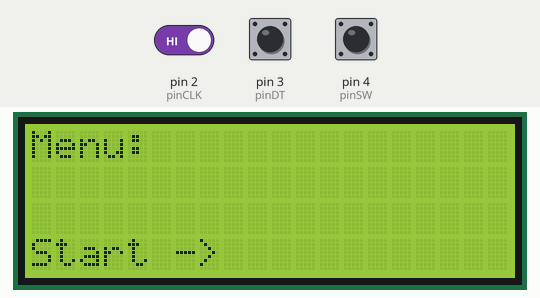
Simulated run of this sketch. Board: Arduino Uno, built with avr-gcc and run on an emulated ATmega328P. Shown: 20×4 character LCD. Inputs (shaded band) come from the test bench; at power-on: pin 2 (pinCLK) HIGH, pin 4 (pinSW) HIGH, pin 3 (pinDT) HIGH.

Above: at 1.8 s.
1.9 s: pin 2 (pinCLK) driven LOW
At 2.7 s:
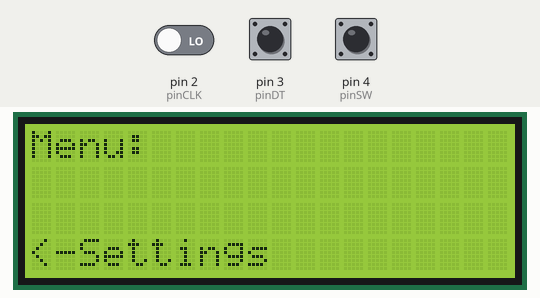
3.4 s: pin 4 (pinSW) pulled LOW for 0.15 s
At 4.6 s:
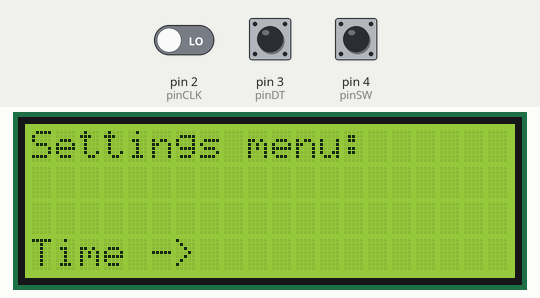
5.0 s: pin 4 (pinSW) pulled LOW for 1 s
At 6.4 s:
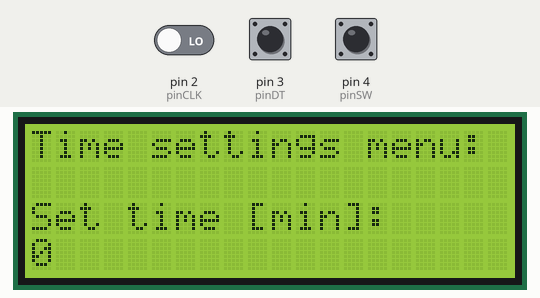
7.5 s: pin 4 (pinSW) pulled LOW for 3.2 s
At 7.8 s:
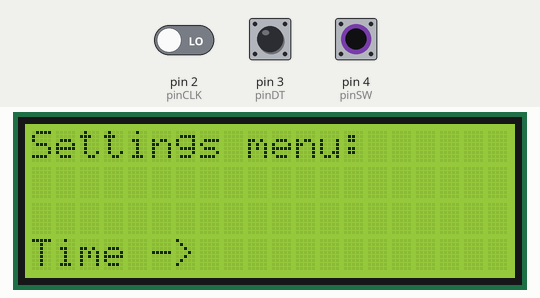
12.2 s: pin 2 (pinCLK) driven HIGH
At 13.1 s:
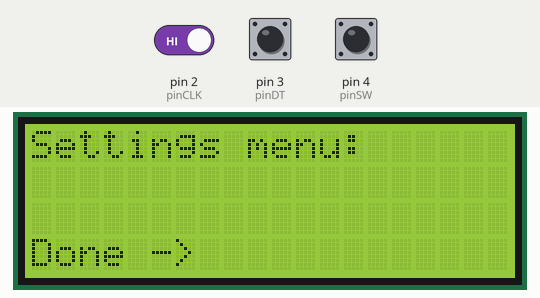
13.7 s: pin 4 (pinSW) pulled LOW for 0.15 s
At 14.9 s:
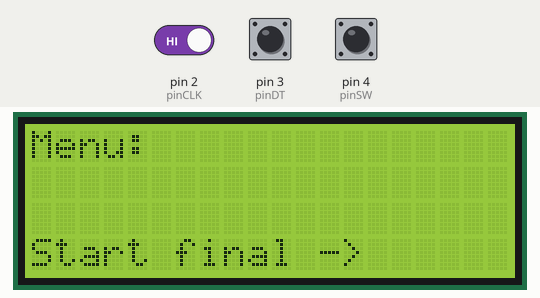
Timing chart, 0 to 16.3 s (numbered marks = the images above; inputs shaded):
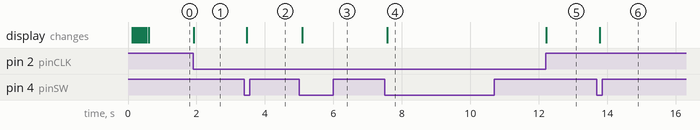

The sketch:

Menu.ino
```cpp
#include <Wire.h>                 //pro I2C
#include <LiquidCrystal_I2C.h>    //pro display

// Define debounce time in milliseconds
#define DEBOUNCE_TIME 50

// Variables for button debounce
unsigned long lastDebounceTime = 0;
bool buttonState = HIGH;
bool lastButtonState = HIGH;


const int pinCLK = 2;           // otocny ovladac (enkoder)
const int pinDT  = 3;           //
const int pinSW  = 4;           // otocny ovladac (enkoder)

LiquidCrystal_I2C lcd(0x27, 20, 4);     // LCD display pres I2C

int localParametrMenu = 0;
int globalParametrMenu = 0;
int timeConst = 0;

int res = 12;
int poziceEnkod = 0;                // pro enkoder
int stavPred;
int stavCLK;
int stavSW;

void setup() {
  Serial.begin(115200);         // rychlost seriove linky

  res =(int) pow(2,res);        // rozliseni 2^res --- tj. 4096 hodnot


  //iniciace LCD displae + hlaska
  lcd.init();
  lcd.setCursor(3,0);
  lcd.print("Hello, starting..");
  for (int i=0 ; i<5; i++)
  {
    lcd.noBacklight();
    delay(50);
    lcd.backlight();
    delay(50);
  }
  //iniciace LCD displae + hlaska

  pinMode(pinCLK, INPUT);               // Otocny ovladac
  pinMode(pinDT, INPUT);                // Otocny ovladac
  pinMode(pinSW, INPUT_PULLUP);         // Otocny ovladac - tlacitko
  stavPred = digitalRead(pinCLK);       // Pocatecni stav otocneho ovladace
  drwMenu();                             // Pocatecni vypsani displaye
}


void loop() {
  stavCLK = digitalRead(pinCLK);
  stavSW = digitalRead(pinSW);

  //Otoceni enkoderem
  if (stavCLK != stavPred) {                  //nastaveni parametru (udelat vyber z menu)
    if (digitalRead(pinDT) != stavCLK){localParametrMenu++;}
    else{localParametrMenu--;}
    drwMenu();
  }
  stavPred = stavCLK;
//

// Handle button press (with debouncing)
  int reading = digitalRead(pinSW);
  if (reading != lastButtonState) {
    lastDebounceTime = millis();
  }

  if ((millis() - lastDebounceTime) > DEBOUNCE_TIME) {
    if (reading != buttonState) {
      buttonState = reading;
      if (buttonState == LOW) {
        handleButtonClick();
        drwMenu();
      }
    }
  }

  lastButtonState = reading;
}


void drwMenu() {                                       //LCD - vypis Menu
  lcd.clear();
  switch(globalParametrMenu){
    case 1:{
      if(localParametrMenu % 3 == 0){
        lcd.setCursor(0,0);
        lcd.print("Settings menu: ");
        lcd.setCursor(0,3);
        lcd.print("Time ->");
      }else if(localParametrMenu % 3 == 1){
        lcd.setCursor(0,0);
        lcd.print("Settings menu: ");
        lcd.setCursor(0,3);
        lcd.print("Type ->");
      }else{
        lcd.setCursor(0,0);
        lcd.print("Settings menu: ");
        lcd.setCursor(0,3);
        lcd.print("Done ->");
      }
      break;} //settings menu
    case 2:{
      lcd.setCursor(0,0);
      lcd.print("Time settings menu: ");
      lcd.setCursor(0, 2);
      lcd.print("Set time [min]:");
      lcd.setCursor(0, 3);

      if (localParametrMenu < 0){
        localParametrMenu = 0;
        timeConst = localParametrMenu;
      }
      else{
        timeConst = localParametrMenu;
      }
      lcd.print(timeConst);
      break;} //time measurments menu
    case 3:{
        if(localParametrMenu % 4 == 0){
        lcd.setCursor(0,0);
        lcd.print("Type settings menu: ");
        lcd.setCursor(0,3);
        lcd.print("Block type ->");
      }else if(localParametrMenu % 4 == 1){
        lcd.setCursor(0,0);
        lcd.print("Type settings menu: ");
        lcd.setCursor(0,3);
        lcd.print("Sinus type ->");
      }else if(localParametrMenu % 4 == 2){
        lcd.setCursor(0,0);
        lcd.print("Type settings menu: ");
        lcd.setCursor(0,3);
        lcd.print("Day simulation ->");
      }else{
        lcd.setCursor(0,0);
        lcd.print("Type settings menu: ");
        lcd.setCursor(0,3);
        lcd.print("Done ->");
      }
      break;} //type measurments menu
    case 10:{
      if(localParametrMenu % 2 == 0){
        lcd.setCursor(0,0);
        lcd.print("Menu: ");
        lcd.setCursor(0,3);
        lcd.print("Start final ->");  //default program from MatLAB
      } else{
        lcd.setCursor(0,0);
        lcd.print("Menu: ");
        lcd.setCursor(0,3);
        lcd.print("<-Settings");
      }
      break;
    }
    case -2:{
      lcd.setCursor(0,0);
        lcd.print("Measurment: ");
        lcd.setCursor(0,1);
        lcd.print("Proceeding...");
      if(localParametrMenu % 2 == 0){
        lcd.setCursor(0,3);
        lcd.print("OK. ->");
      } else{
        lcd.setCursor(0,3);
        lcd.print("<-STOP");
      }
      break;
    }
    case -1:{
      //DO program
      break;}
    default:{  //start menu
      if(localParametrMenu % 2 == 0){
        lcd.setCursor(0,0);
        lcd.print("Menu: ");
        lcd.setCursor(0,3);
        lcd.print("Start ->");  //default program from MatLAB
      } else{
        lcd.setCursor(0,0);
        lcd.print("Menu: ");
        lcd.setCursor(0,3);
        lcd.print("<-Settings");
      }
      break;
    }
  }
}                                                     //LCD - vypis Menu


void handleButtonClick(){
  switch(globalParametrMenu){
    case 1:{  //Settings
      if(localParametrMenu % 3 == 0){
        localParametrMenu = 0;
        globalParametrMenu = 2;}  //transfer to Time
      else if(localParametrMenu % 3 == 1){
        localParametrMenu = 0;
        globalParametrMenu = 3;} //transfer to Type
      else{
        localParametrMenu = 0;
        globalParametrMenu = 10;
      } //transfer to Final Menu
      break;
    }
    case 2:{ //Time
      localParametrMenu = 0;
      globalParametrMenu = 1; //transfer to Settings Menu
      break;
    }
    case 3:{ //Type
      if(localParametrMenu % 4 == 0){ //transfer to settings with flag
        localParametrMenu = 0;
        globalParametrMenu = 1;
      }
      else if(localParametrMenu % 4 == 1){ //transfer to settings with flag
        localParametrMenu = 0;
        globalParametrMenu = 1;
      }
      else if(localParametrMenu % 4 == 2){ //transfer to settings with flag
        localParametrMenu = 0;
        globalParametrMenu = 1;
      }
      else{
        localParametrMenu = 0;
        globalParametrMenu = 1;} //transfer to Settings Menu
      break;
    }
    case 10:{ //Final Menu
      if (localParametrMenu % 2 == 0){
        localParametrMenu = 0;
        globalParametrMenu = -2;} //start setted program
      else{
        localParametrMenu = 0;
        globalParametrMenu = 1;} //transfer to settings menu
      break;
    }
    case -2:{
      if (localParametrMenu % 2 == 0){
        localParametrMenu = 0;} //Do nothing
      else{
        localParametrMenu = 0;
        globalParametrMenu = 0;} //transfer to start menu
      break;
    }
    default:{
      if (localParametrMenu % 2 == 0){
        localParametrMenu = 0;
        globalParametrMenu = -1;} //start default
      else{
        localParametrMenu = 0;
        globalParametrMenu = 1;} //transfer to settings menu
      break;
    }
  }
}
```

Measured:
- after the input at 1.9 s, the display: changes at once (image 1)
- after the input at 3.4 s, the display: changes after 0.08 s (image 2)
- after the input at 5.0 s, the display: changes after 0.09 s (image 3)
- after the input at 7.5 s, the display: changes after 0.08 s (image 4)
- after the input at 12.2 s, the display: changes at once (image 5)
- after the input at 13.7 s, the display: changes after 0.07 s (image 6)
